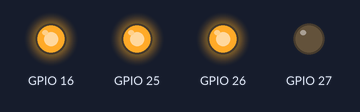
The sketch below on a simulated ESP32. Parts: output pins drawn as LEDs (lit = HIGH).

Above: at 0.5 s.
At 1.5 s:
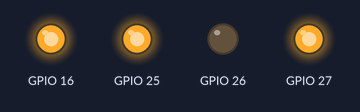
Timing chart, 0 to 3.0 s (numbered marks = the images above):
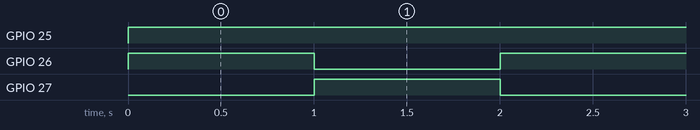

Measured:
- by itself, GPIO 25: LOW → HIGH at 0.00 s
- by itself, GPIO 26, GPIO 27: alternates HIGH for 1.0 s and LOW for 1.0 s

The sketch:

208_tb6612_motor_class.ino
```cpp
#include <driver/ledc.h>

class Tb6612_motor{
public:
  Tb6612_motor(int ia_, int ib_, int pwm_){
    ia = ia_;
    ib = ib_;
    pwm = pwm_;
    speed = 0;
  }

  void begin(){
    pinMode(ia, OUTPUT);
    pinMode(ib, OUTPUT);
    pinMode(16, OUTPUT);
    digitalWrite(16, HIGH);
    ledcAttach(pwm, 5000, 8 );
  }

  void move_forward(int speed_){
    speed = speed_;
    if(speed < 0)
      speed = 0;
    if(speed > 255)
      speed = 255;
    digitalWrite(ia, HIGH);
    digitalWrite(ib, LOW);
    ledcWrite(pwm, speed);
  }

  void move_backward(int speed_){
    speed = speed_;
    if(speed < 0)
      speed = 0;
    if(speed > 255)
      speed = 255;
    digitalWrite(ia, LOW);
    digitalWrite(ib, HIGH);
    ledcWrite(pwm, speed);
  }

  void motor_stop(){
    speed = 0;
    digitalWrite(ia, LOW);
    digitalWrite(ib, LOW);
    ledcWrite(pwm, speed);
  }

  int ia;
  int ib;
  int pwm;
  int speed;
};

#define MSLEEP  16
#define IA1     26
#define IB1     27
#define PWM1    25
#define IA2     14
#define IB2     12
#define PWM2    13


Tb6612_motor mt1(IA1, IB1, PWM1);
//Tb6612_motor mt2(IA2, IB2, PWM2);

void setup() {
  mt1.begin();
  //mt2.begin();
  Serial.begin(115200);
}

void loop() {
  mt1.move_forward(1000);
  //mt2.move_forward(1000);
  delay(1000);
  mt1.move_backward(1000);
  //mt2.move_backward(1000);
  delay(1000);

}
```
